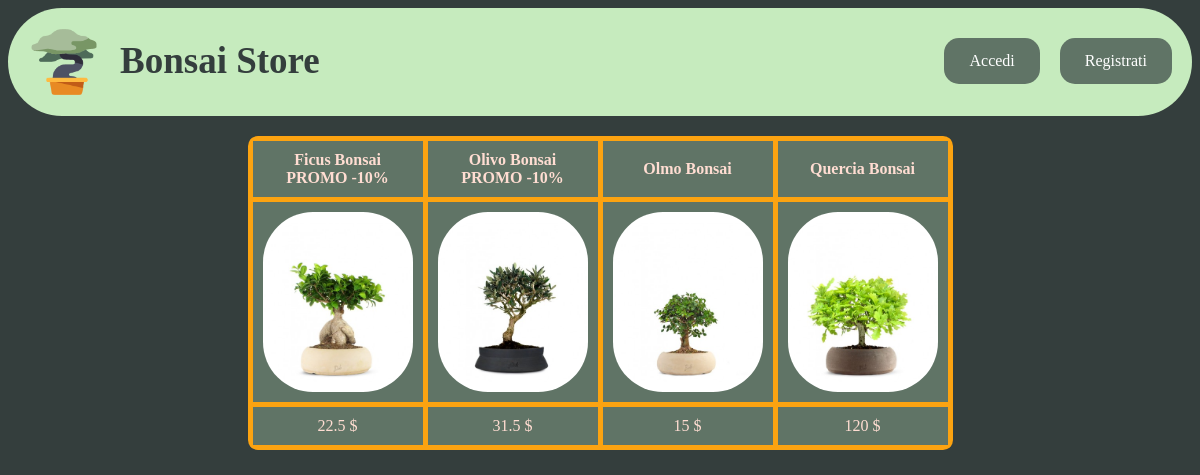
The page / on the database its author committed.
### tables this page shows
CREATE TABLE `prodotti` (
  `id` int(11) NOT NULL,
  `nome` varchar(50) NOT NULL,
  `prezzo` float NOT NULL,
  `nomeimg` varchar(10) NOT NULL,
  `promo` tinyint(1) NOT NULL DEFAULT 0
);

### index.php (the view, shortened to what this page needs)
<?php
$conn=new mysqli('localhost','root','','bonsaistore');
$sql2="SELECT nome, promo, prezzo, nomeimg FROM prodotti ORDER BY promo DESC" ;
$result2=mysqli_query($conn,$sql2);
?>
<html lang="it">
<head>
  <link rel="stylesheet" href="Style.css">
</head>
<body>
<ul>
    <li><a  href="index.php"> <img class="logo" src="imgsito/logo.png"></a></li>
    <li><h2 class="title">Bonsai Store</h2></li>
    <li class="acc_button"><a class="normalbutton" href="registrati.php">Registrati</a></li>
    <li class="acc_button"><a class="normalbutton" href="login.php">Accedi</a></li>
  </ul>
  <div class="table-container">
    <table>
      <tbody>
        <tr>
          <?php
            while($row=$result2->fetch_assoc())
            {
              if ($row['promo']==1)
                {
                  print("<td class=\"titolo_prod\">".$row['nome']."<br>PROMO -10%</td>");
                }
              else{
                print("<td class=\"titolo_prod\">".$row['nome']."</td>");
              }
            }
          ?>
        </tr>
        <tr>
        <?php
        mysqli_data_seek($result2, 0);
          while($row=$result2->fetch_assoc())
          {
              print"<td>"."<img class=\"prod-img\" src='imgsito/".$row['nomeimg']."'>"."</td>";
          }
          ?>
        </tr>
        <tr>
          <?php
              mysqli_data_seek($result2, 0);
              while($row=$result2->fetch_assoc())
              {
                if($row['promo']==0)
                {
                  print("<td>".$row['prezzo']." $"."</td>");
                }
                else
                {
                  print("<td>".$row['prezzo']*0.9." $"."</td>");
                }
              }
          ?>
        </tr>
      </tbody>
    </table>
  </div>
</body>
</html>

### Style.css (style rules this page uses)
html { font-family:verdana; background-color:#343E3D; }
.logo { max-height: 80px; }
.normalbutton:link, .normalbutton:visited { background-color:#607466; border-radius:15px; color: white; padding: 14px 25px; text-align: center; text-decoration: none; display:flex; transition-duration: 0.4s; margin-top:30px; }
.table-container { display: flex; justify-content: center; }
table { border-collapse: collapse; margin-top: 20px; margin-bottom:20px; border-radius:10px; overflow: hidden; }
.title { font-family: Brush Script MT; font-size: 37px; }
td,th { border: 5px solid #FCA311; padding: 10px; text-align: center; background-color:#607466; color:#FFDDD2; }
.titolo_prod { font-weight:bold; color:#FFDDD2; }
.prod-img { height:180px; width:150px; border-radius:50px; }
h2 { color:#343E3D; }
body { align-items: center; }
ul { list-style-type: none; margin: 0; padding: 0; overflow: hidden; background-color: #C6EBBE; border-radius: 500px; }
li { float: left; }
li a, .dropbtn { display: inline-block; color: white; text-align: center; padding: 14px 16px; text-decoration: none; }
.acc_button { float: right; margin-right: 20px; }

### rows shown on the page
prodotti: nome "Ficus Bonsai", nomeimg (picture), $row['prezzo']*0.9 "22.5"
prodotti: nome "Olivo Bonsai", nomeimg (picture), $row['prezzo']*0.9 "31.5"
prodotti: nome "Olmo Bonsai", nomeimg (picture), prezzo "15"
prodotti: nome "Quercia Bonsai", nomeimg (picture), prezzo "120"
